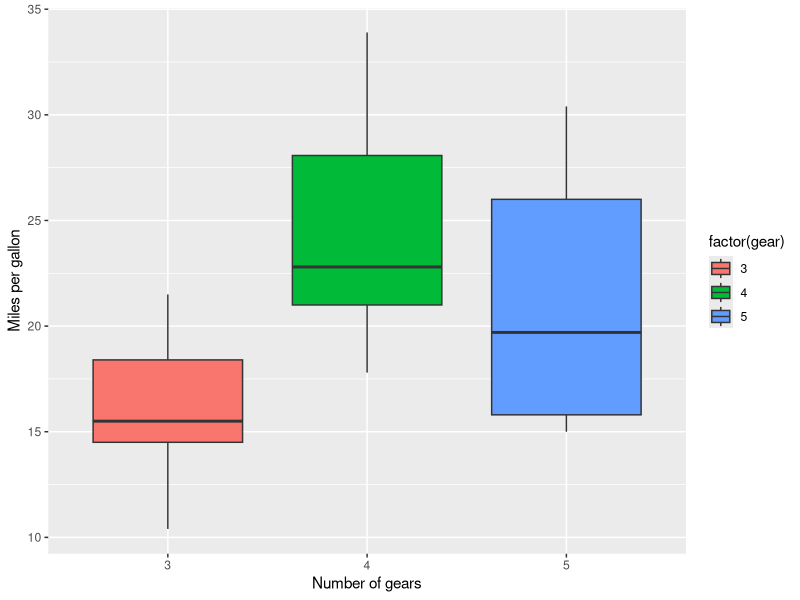
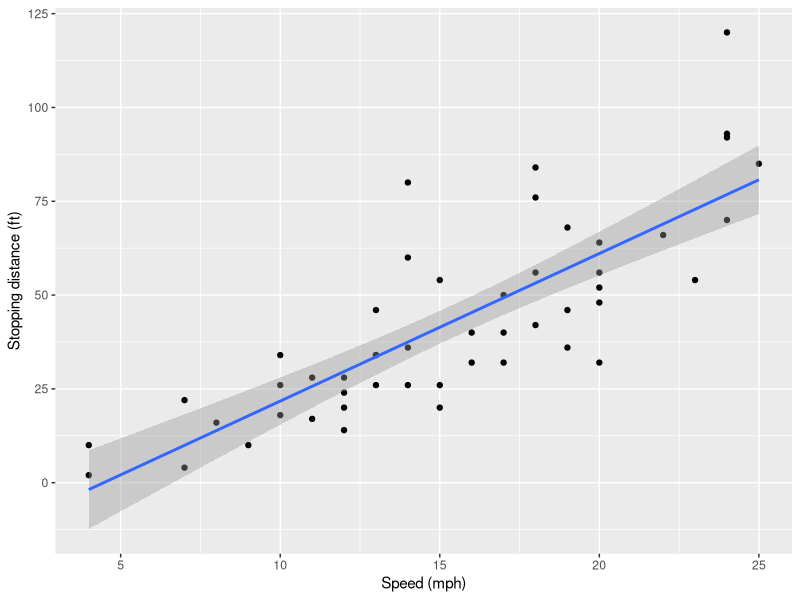

Write R code to recreate these figures, in order.
## ---- chunk 1
knitr::opts_chunk$set(echo = TRUE)
## ---- chunk 2

## ---- chunk 3
sum(5:55)

## ---- chunk 4
sumfun <- function(n) {
  sum(5:n)
}

n_values <- c(10, 20, 100)

for (n in n_values) {
  result <- sumfun(n)
  cat(paste0("Sum of integers between 5 and ", n, " is ", result, "\n"))
}
## ---- chunk 5
fibonacci <- c(1, 1)

for (i in 3:12) {
  fibonacci[i] <- fibonacci[i-1] + fibonacci[i-2]
}

print(fibonacci)
## ---- chunk 6
library(ggplot2)

ggplot(mtcars, aes(x = factor(gear), y = mpg, fill = factor(gear))) +
  geom_boxplot() +
  xlab("Number of gears") +
  ylab("Miles per gallon")
## ---- chunk 7
data("mtcars")
fit <- lm(cars$dist ~ cars$speed, data = cars)
summary(fit)

## ---- chunk 8
library(ggplot2)

ggplot(cars, aes(x = speed, y = dist)) +
  geom_point() +
  geom_smooth(method = "lm") +
  xlab("Speed (mph)") +
  ylab("Stopping distance (ft)")

## ---- chunk 9
cars$braking_distance <- (cars$speed)^2 / cars$dist

fit <- lm(braking_distance ~ speed, data = cars)
summary(fit)

